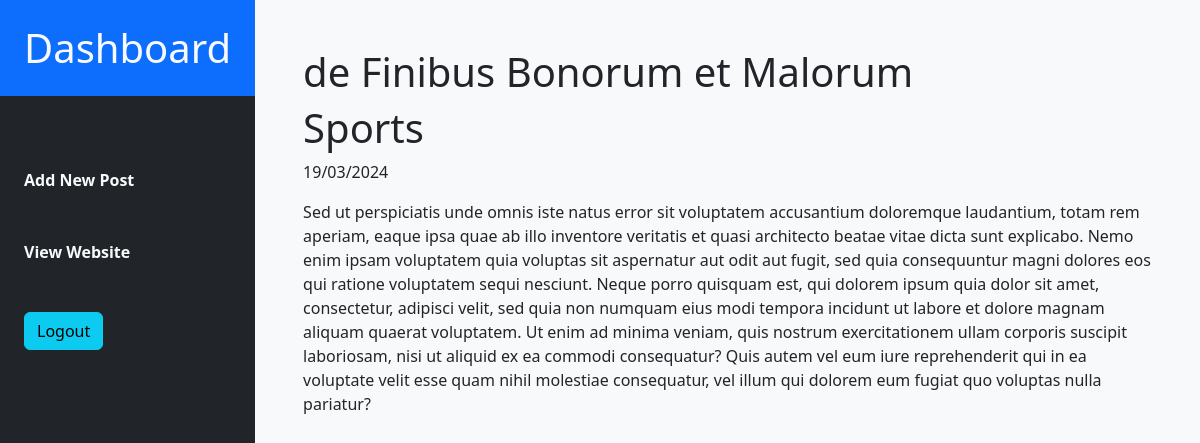
The app's page /cms/admin/view.php?id=5 (signed in) with its own data.
### tables this page shows
CREATE TABLE `posts` (
  `id` int(11) NOT NULL,
  `date` varchar(255) NOT NULL,
  `title` varchar(255) NOT NULL,
  `category` varchar(100) NOT NULL,
  `summary` text NOT NULL,
  `content` mediumtext NOT NULL
);

### cms/admin/view.php (the view)
<?php
include("templates/header.php");
?>
<div class="post w-100 bg-light p-5">
    <?php
    $id = $_GET["id"];
    if ($id) {
        include("../connect.php");
        $sqlSelectPost = "SELECT * FROM posts WHERE id=$id";
        $result = mysqli_query($conn, $sqlSelectPost);
        while ($data = mysqli_fetch_array($result)) {
    ?>
            <h1><?php echo $data['title']; ?></h1>
            <h1><?php echo $data['category']; ?></h1>
            <p><?php echo $data['date']; ?></p>
            <p><?php echo $data['content']; ?></p>
    <?php
        }
    } else {
        echo "Post Not Found";
    }
    ?>
</div>
<?php
include("templates/footer.php");
?>

### records on screen
posts: title "de Finibus Bonorum et Malorum", category "Sports", date "19/03/2024", content "Sed ut perspiciatis unde omnis iste natus error sit voluptatem accusantium doloremque laudantium, totam rem aperiam, eaque ipsa quae ab illo inventore veritatis et quasi architecto beatae vitae dicta sunt explicabo. Nemo enim ipsam voluptatem quia voluptas sit aspernatur aut odit aut fugit, sed quia consequuntur magni dolores eos qui ratione voluptatem sequi nesciunt. Neque porro quisquam est, qui dolorem ipsum quia dolor sit amet, consectetur, adipisci velit, sed quia non numquam eius modi tempora incidunt ut labore et dolore magnam aliquam quaerat voluptatem. Ut enim ad minima veniam, quis nostrum exercitationem ullam corporis suscipit laboriosam, nisi ut aliquid ex ea commodi…"
